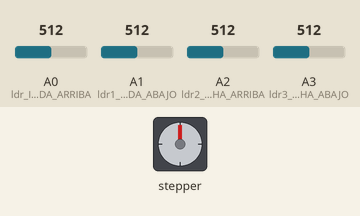
This sketch was run on a simulated Arduino Uno, built with avr-gcc and run on an emulated ATmega328P. Parts: stepper motor. Wiring (inferred from the names in the program): stepper motor driver (200 steps per turn assumed): step pin 6; direction pin 3; enable pin 8. Inputs (shaded band) come from the test bench; at power-on: A0 (ldr_IZQUIERDA_ARRIBA) = 512, A1 (ldr1_IZQUIERDA_ABAJO) = 512, A2 (ldr2_DERECHA_ARRIBA) = 512, A3 (ldr3_DERECHA_ABAJO) = 512.

Above: at 1.2 s.
1.3 s: A0 (ldr_IZQUIERDA_ARRIBA) set to 654
2.8 s: A0 (ldr_IZQUIERDA_ARRIBA) set to 678
4.3 s: A1 (ldr1_IZQUIERDA_ABAJO) set to 716
At 4.61 s:
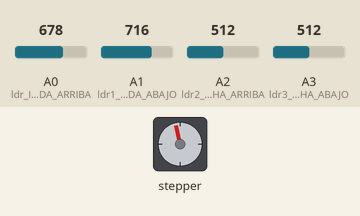
At 4.97 s:
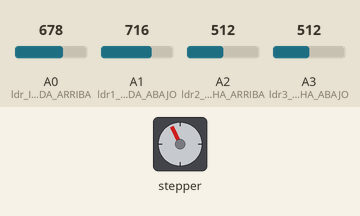
7.3 s: A1 (ldr1_IZQUIERDA_ABAJO) set to 306
At 7.3 s:
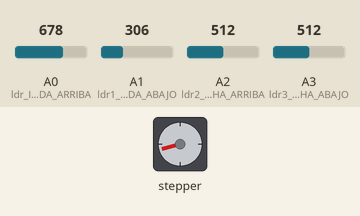
8.8 s: A2 (ldr2_DERECHA_ARRIBA) set to 190
At 9.22 s:
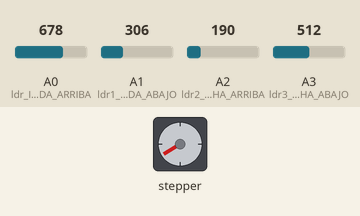
11.8 s: A2 (ldr2_DERECHA_ARRIBA) set to 306
Timing chart, 0 to 17.7 s (numbered marks = the images above; inputs shaded):
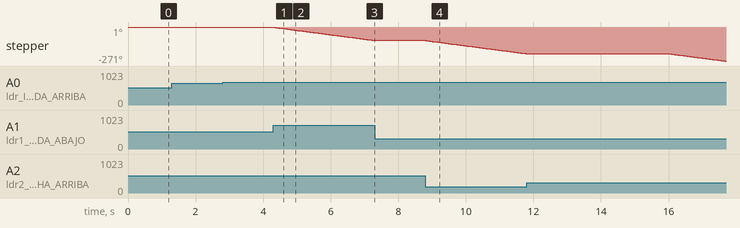

Measured:
- after the input at 1.3 s, every drawn part: stays the same
- after the input at 2.8 s, every drawn part: stays the same
- after the input at 4.3 s, stepper: keeps turning counter-clockwise at about 36°/s, starting at once
- after the input at 7.3 s, stepper: stops changing and stays -106°
- after the input at 8.8 s, stepper: keeps turning counter-clockwise at about 36°/s, starting at once

The sketch:

Code_Solar_Tracker.ino
```cpp
#define EN 8
#define Y_DIR 3
#define Y_STEP 6

int ldr_IZQUIERDA_ARRIBA = A0;       //ldr settings
int ldr1_IZQUIERDA_ABAJO = A1;
int ldr2_DERECHA_ARRIBA = A2;
int ldr3_DERECHA_ABAJO = A3;
int ldrval = 0;
int ldrval_1 = 0;
int ldrval_2 = 0;
int ldrval_3 = 0;
int Avg_Righ = 0;
int Avg_Lef = 0;


////////////////////////////////////////////

float time;       //Variables for time control
float distance_previous_error, distance_error,MY_PID;
int period = 50;  //Refresh rate period of the loop is 50ms

///////////////////PID constants///////////////////////
float kp=24.0384;
float ki=0.011495;
float kd=165.973;
float PID_p, PID_i, PID_d, PID_total;


void setup() {
  Serial.begin(9600);
  pinMode(ldr_IZQUIERDA_ARRIBA,INPUT);
  pinMode(ldr1_IZQUIERDA_ABAJO,INPUT);
  pinMode(ldr2_DERECHA_ARRIBA,INPUT);
  pinMode(ldr3_DERECHA_ABAJO,INPUT);


  pinMode(EN, OUTPUT);
  pinMode(Y_DIR, OUTPUT);
  pinMode(Y_STEP, OUTPUT);
  time = millis();
}

void loop() {
ldrval = analogRead(ldr_IZQUIERDA_ARRIBA);
ldrval_1 = analogRead(ldr1_IZQUIERDA_ABAJO);
ldrval_2 = analogRead(ldr2_DERECHA_ARRIBA);
ldrval_3 = analogRead(ldr3_DERECHA_ABAJO);

Avg_Righ = ldrval_2 + ldrval_3;
Avg_Lef = ldrval + ldrval_1;


if (millis() >  time+period){
  time = millis();
  distance_error = Avg_Righ - Avg_Lef;
  if (distance_error<0){distance_error = -distance_error;}

  PID_p = kp * distance_error;


  PID_d = kd*((distance_error - distance_previous_error)/period);


  if(0 < distance_error && distance_error < 80)
    {
     PID_i = 0;

    }
    else
    {
      PID_i = PID_i + (ki * distance_error);
    }


    PID_total = PID_p + PID_i + PID_d;

    PID_total = map(PID_total, 400, 20000, 0,1000);
    MY_PID = map(PID_total, 400, 20000, 1000000000000,10000000000000);
    MY_PID = abs(MY_PID);


if (PID_total <= 200){
   digitalWrite(EN, HIGH);
   }
else {
  if (Avg_Righ < Avg_Lef){
   digitalWrite(EN, LOW);
   digitalWrite(Y_DIR, LOW);   // direccion de giro 1
   }

  else if (Avg_Righ > Avg_Lef){
   digitalWrite(EN, LOW);
   digitalWrite(Y_DIR, HIGH);   // direccion de giro 2
   }
}

    distance_previous_error = distance_error;

//~~~~~~~~~~~~~~~~~~~~~~~~~~~~~~~~~~~~~~~~~~~~~~~~~~~~~~~~~~~~~~~~~~~

    digitalWrite(Y_STEP, HIGH);
    delayMicroseconds(MY_PID);
    digitalWrite(Y_STEP, LOW);
    delayMicroseconds(MY_PID);
}
}
```
